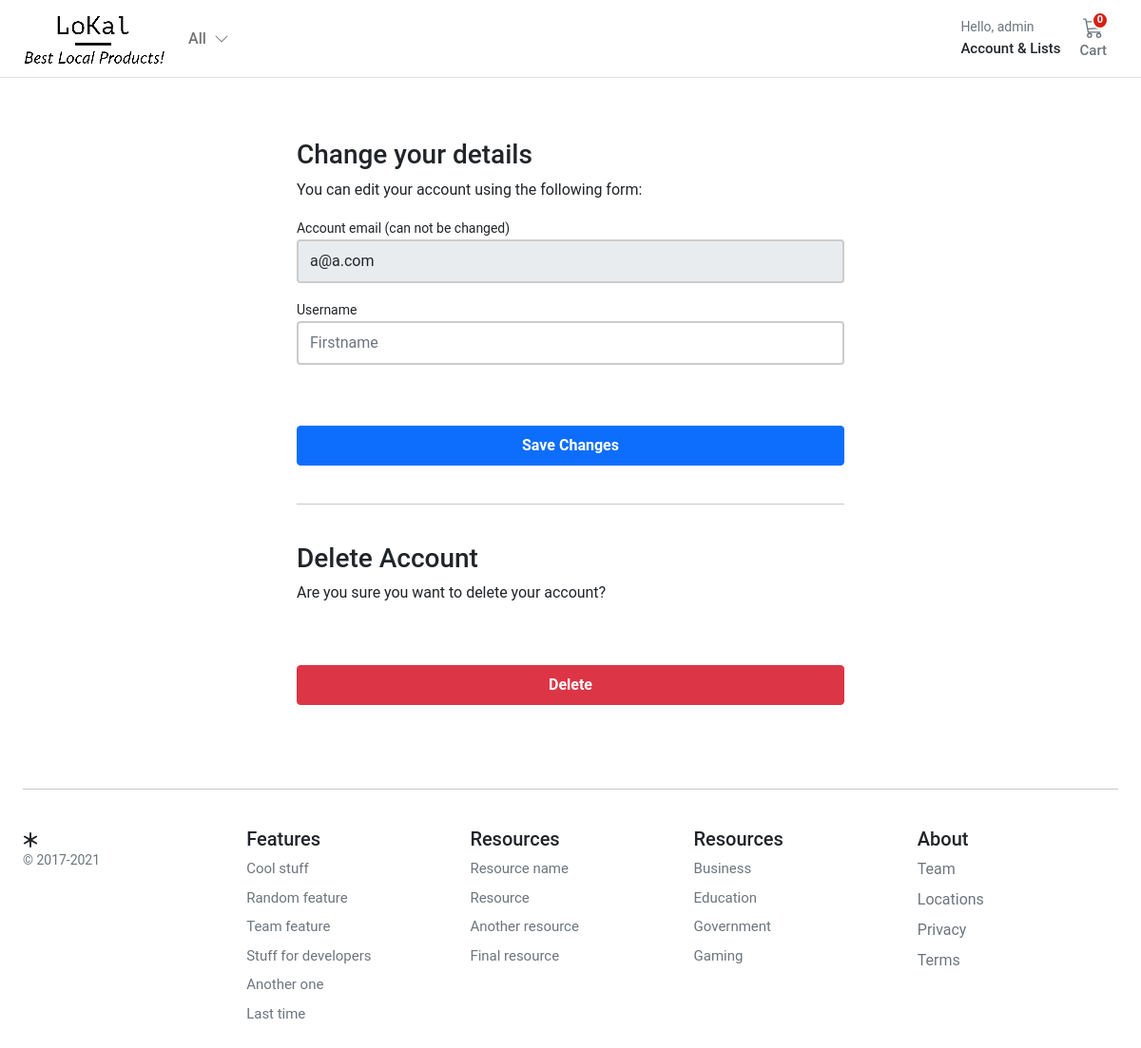
Before: /account/profile/edit/ (signed in) with the older database file.
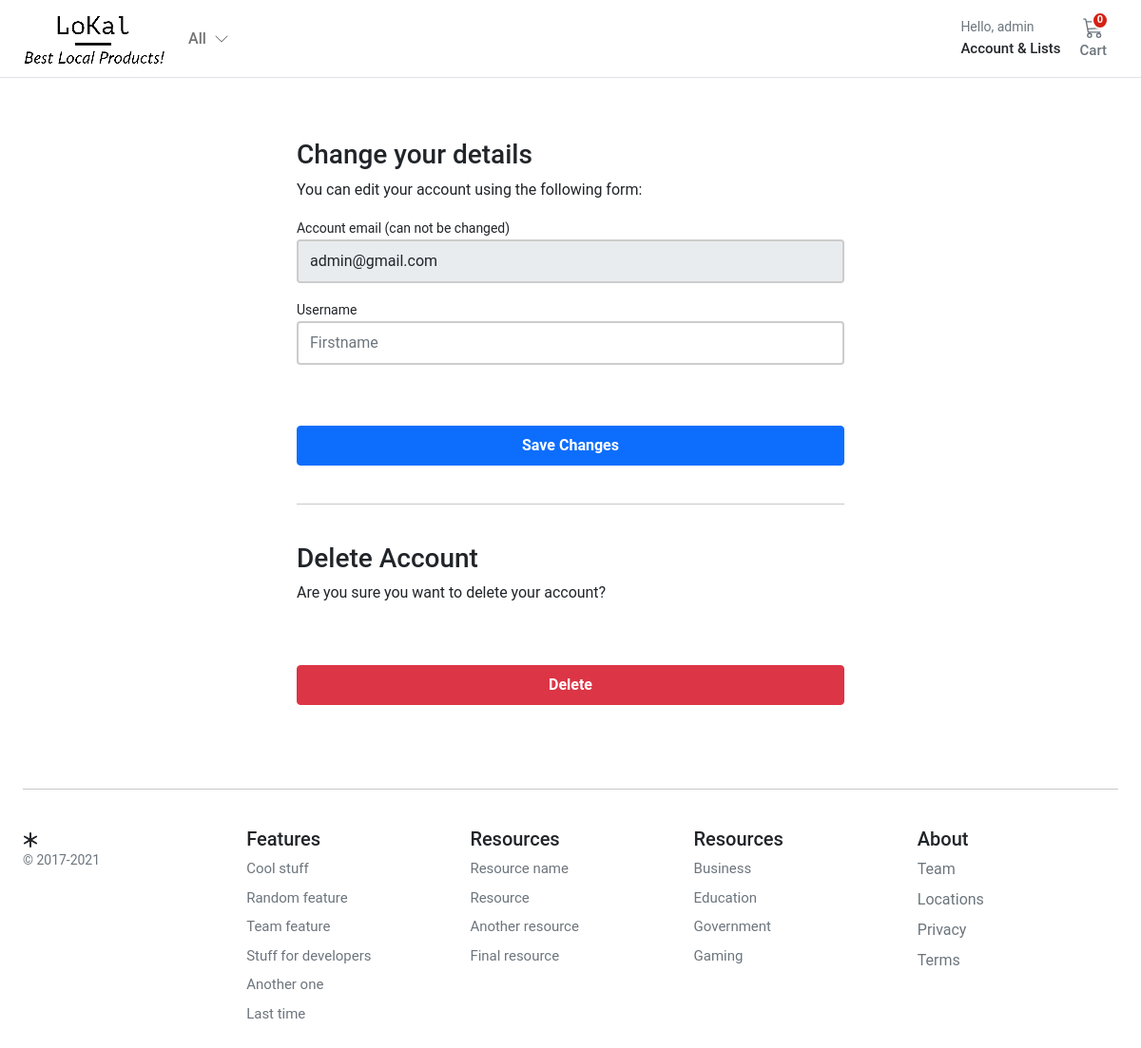
After: the same page with the newer database file.
### account/models.py (models this page shows, shortened)
class Customer(AbstractBaseUser, PermissionsMixin):
    email = models.EmailField(_('email address'), unique=True)
    name = models.CharField(max_length=150)
    mobile = models.CharField(max_length=20, blank=True)
    is_active = models.BooleanField(default=False)
    is_staff = models.BooleanField(default=False)
    created = models.DateTimeField(auto_now_add=True)
    updated = models.DateTimeField(auto_now=True)
    objects = CustomAccountManager()
    USERNAME_FIELD = 'email'
    REQUIRED_FIELDS = ['name']
    class Meta:
        verbose_name = "Accounts"
        verbose_name_plural = "Accounts"

### account/views.py (the view)
# urls.py: path("profile/edit/", views.edit_details, name="edit_details"),
@login_required
def edit_details(request):
    if request.method == "POST":
        user_form = UserEditForm(instance=request.user, data=request.POST)
        if user_form.is_valid():
            user_form.save()
    else:
        user_form = UserEditForm(instance=request.user)
    return render(request, "account/dashboard/edit_details.html", {"user_form": user_form})

### account/forms.py
class UserEditForm(forms.ModelForm):
    email = forms.EmailField(
        label='Account email (can not be changed)', max_length=200, widget=forms.TextInput(
            attrs={'class': 'form-control mb-3', 'placeholder': 'email', 'id': 'form-email', 'readonly': 'readonly'}))
    user_name = forms.CharField(
        label='Firstname', min_length=4, max_length=50, widget=forms.TextInput(
            attrs={'class': 'form-control mb-3', 'placeholder': 'Username', 'id': 'form-firstname', 'readonly': 'readonly'}))
    first_name = forms.CharField(
        label='Username', min_length=4, max_length=50, widget=forms.TextInput(
            attrs={'class': 'form-control mb-3', 'placeholder': 'Firstname', 'id': 'form-lastname'}))
    class Meta:
        model = Customer
        fields = ('email', 'user_name', 'first_name',)
    def __init__(self, *args, **kwargs):
        super().__init__(*args, **kwargs)
        self.fields['user_name'].required = True
        self.fields['email'].required = True

### cart/cart.py (called while the page is built)
    def __len__(self):
        return sum(item["qty"] for item in self.cart.values())

### cart/context_processors.py (called while the page is built)
def cart(request):
    return {'cart': Cart(request)}

### templates/account/dashboard/edit_details.html (shortened to what this page needs)
{% extends "../sub_base.html" %}
{% block sub_content %}
<div class="col-6 mx-auto">
<form class="account-form" method="post" enctype="multipart/form-data">
    {% if user_form.is_valid and profile_form.is_valid  %}
    <div class="alert alert-primary" role="alert">
        Details successfully updated!
    </div>
    <p class="small text-center pt-0">
        <a href="{% url "account:dashboard" %}">Back to Dashboard</a>
    </p>
    {%else%}
    <h3>Change your details</h3>
    <p>You can edit your account using the following form:</p>
    {% endif %}
    <label class="small font-weight-bold">{{ user_form.email.label}}</label>
    {{ user_form.email }}
    <label class="small font-weight-bold">{{ user_form.first_name.label}}</label>
    {{ user_form.first_name }}
    <button class="btn btn-primary btn-block py-2 mb-4 mt-5 fw-bold w-100" type="submit" value="Save changes">Save
        Changes</button>
    <hr class="mb-3">
</form>
<form class="account-form" action="{% url "account:delete_user" %}" method="post">
    <p class=" h3 pt-4 font-weight-bold">Delete Account</p>
    <p>Are you sure you want to delete your account?</p>
    <button type="submit" role="button" class="btn btn-danger btn-block py-2 mb-4 mt-5 fw-bold w-100">Delete</button>
</form>
</div>
{% endblock %}

### templates/base.html (shortened to what the changed rows need)
{% load static %}
<!DOCTYPE html>
<html>
<head>
  <link href="https://cdn.jsdelivr.net/npm/bootstrap@5.0.0-beta1/dist/css/bootstrap.min.css" rel="stylesheet"
>
  <link rel="stylesheet" href="{% static 'core/css/base.css' %}">
  <link rel="stylesheet" href="{% block stylesheet %}{% endblock %}">
</head>
<body>
  <header class="pb-3">
    <nav class="navbar navbar-expand-md navbar-light bg-white border-bottom">
      <div class="container-fluid px-md-4">
        <div class="d-flex w-100 navbar-collapse">
          <div>
            <div class="collapse navbar-collapse" id="navbarSupportedContent2">
              <ul class="navbar-nav me-auto mb-2 mb-lg-0">
                <li class="nav-item dropdown">
                  <a class="nav-link dropdown-toggle text-reset" href="#" id="navbarDropdown" role="button"
                    data-bs-toggle="dropdown" aria-expanded="false">
                    <div class="small text-muted">Hello,
                      {% if user.is_authenticated %}
                        {{ request.user.name }}
                      {% else %}
                      Login
                      {% endif %}
                    </div>
                    <span class="fs15 fw500">Account &amp; Lists
                    </span>
                  </a>
                </li>
              </ul>
            </div>
          </div>
        </div>
      </div>
    </nav>
  </header>
  <main class="pt-5">
    <div id="content">{% block content %} {% endblock %}</div>
  </main>
</body>
</html>

Changed rows visible on the page:
changed Customer "admin": email "a@a.com" → "admin@gmail.com"
